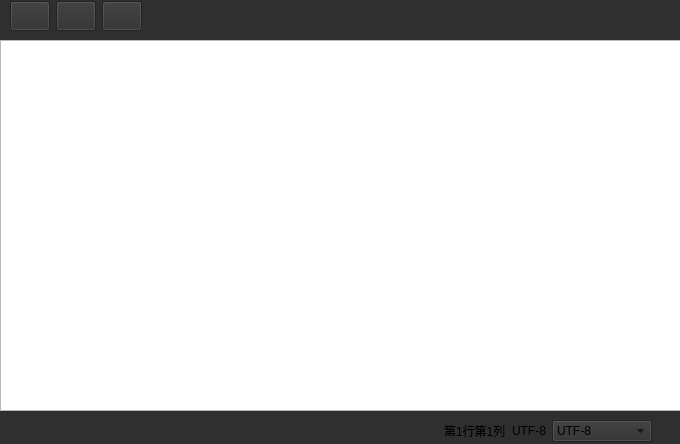
<?xml version="1.0" encoding="UTF-8"?>
<ui version="4.0">
 <class>Widget</class>
 <widget class="QWidget" name="Widget">
  <property name="geometry">
   <rect>
    <x>0</x>
    <y>0</y>
    <width>680</width>
    <height>444</height>
   </rect>
  </property>
  <property name="windowTitle">
   <string>MynoteBook</string>
  </property>
  <property name="windowIcon">
   <iconset resource="res.qrc">
    <normaloff>:/jishiben/d0.png</normaloff>:/jishiben/d0.png</iconset>
  </property>
  <widget class="QWidget" name="layoutWidget">
   <property name="geometry">
    <rect>
     <x>0</x>
     <y>0</y>
     <width>681</width>
     <height>451</height>
    </rect>
   </property>
   <layout class="QVBoxLayout" name="verticalLayout">
    <property name="spacing">
     <number>0</number>
    </property>
    <item>
     <widget class="QWidget" name="widgetButtons" native="true">
      <property name="minimumSize">
       <size>
        <width>0</width>
        <height>40</height>
       </size>
      </property>
      <property name="styleSheet">
       <string notr="true">background-color: rgb(47, 47, 47);</string>
      </property>
      <widget class="QWidget" name="layoutWidget">
       <property name="geometry">
        <rect>
         <x>10</x>
         <y>0</y>
         <width>661</width>
         <height>32</height>
        </rect>
       </property>
       <layout class="QHBoxLayout" name="horizontalLayout">
        <item>
         <widget class="QPushButton" name="btnOpen">
          <property name="minimumSize">
           <size>
            <width>30</width>
            <height>30</height>
           </size>
          </property>
          <property name="styleSheet">
           <string notr="true">QPushButton {border-image: url(:/jishiben/c0.png);}
QPushButton:hover {border-image: url(:/jishiben/c1.png);}
QPushButton:pressed {border-image: url(:/jishiben/c2.png);}</string>
          </property>
          <property name="text">
           <string/>
          </property>
         </widget>
        </item>
        <item>
         <widget class="QPushButton" name="btnSave">
          <property name="minimumSize">
           <size>
            <width>30</width>
            <height>30</height>
           </size>
          </property>
          <property name="styleSheet">
           <string notr="true">QPushButton {border-image: url(:/jishiben/a0.png);}
QPushButton:hover {border-image: url(:/jishiben/a1.png);}
QPushButton:pressed {border-image: url(:/jishiben/a2.png);}</string>
          </property>
          <property name="text">
           <string/>
          </property>
         </widget>
        </item>
        <item>
         <widget class="QPushButton" name="btnClose">
          <property name="minimumSize">
           <size>
            <width>30</width>
            <height>30</height>
           </size>
          </property>
          <property name="styleSheet">
           <string notr="true">QPushButton {border-image: url(:/jishiben/b0.png);}
QPushButton:hover {border-image: url(:/jishiben/b1.png);}
QPushButton:pressed {border-image: url(:/jishiben/b2.png);}</string>
          </property>
          <property name="text">
           <string/>
          </property>
         </widget>
        </item>
        <item>
         <spacer name="horizontalSpacer">
          <property name="orientation">
           <enum>Qt::Horizontal</enum>
          </property>
          <property name="sizeHint" stdset="0">
           <size>
            <width>40</width>
            <height>20</height>
           </size>
          </property>
         </spacer>
        </item>
       </layout>
      </widget>
     </widget>
    </item>
    <item>
     <widget class="MyTextEdit" name="textEdit">
      <property name="sizePolicy">
       <sizepolicy hsizetype="Expanding" vsizetype="Expanding">
        <horstretch>0</horstretch>
        <verstretch>0</verstretch>
       </sizepolicy>
      </property>
     </widget>
    </item>
    <item>
     <widget class="QWidget" name="widgetBotton" native="true">
      <property name="minimumSize">
       <size>
        <width>0</width>
        <height>40</height>
       </size>
      </property>
      <property name="styleSheet">
       <string notr="true">background-color: rgb(47, 47, 47);</string>
      </property>
      <layout class="QHBoxLayout" name="horizontalLayout_3">
       <item>
        <layout class="QHBoxLayout" name="horizontalLayout_2">
         <item>
          <spacer name="horizontalSpacer_3">
           <property name="orientation">
            <enum>Qt::Horizontal</enum>
           </property>
           <property name="sizeHint" stdset="0">
            <size>
             <width>40</width>
             <height>20</height>
            </size>
           </property>
          </spacer>
         </item>
         <item>
          <widget class="QLabel" name="labelPosition">
           <property name="text">
            <string>第1行第1列</string>
           </property>
          </widget>
         </item>
         <item>
          <widget class="QLabel" name="labelCode">
           <property name="text">
            <string>UTF-8</string>
           </property>
          </widget>
         </item>
         <item>
          <widget class="QComboBox" name="comboBox">
           <property name="minimumSize">
            <size>
             <width>100</width>
             <height>0</height>
            </size>
           </property>
           <item>
            <property name="text">
             <string>UTF-8</string>
            </property>
           </item>
           <item>
            <property name="text">
             <string>UTF-16</string>
            </property>
           </item>
           <item>
            <property name="text">
             <string>GBK</string>
            </property>
           </item>
           <item>
            <property name="text">
             <string>ANSI</string>
            </property>
           </item>
           <item>
            <property name="text">
             <string>GB2312</string>
            </property>
           </item>
          </widget>
         </item>
         <item>
          <spacer name="horizontalSpacer_2">
           <property name="orientation">
            <enum>Qt::Horizontal</enum>
           </property>
           <property name="sizeType">
            <enum>QSizePolicy::Fixed</enum>
           </property>
           <property name="sizeHint" stdset="0">
            <size>
             <width>20</width>
             <height>20</height>
            </size>
           </property>
          </spacer>
         </item>
        </layout>
       </item>
      </layout>
     </widget>
    </item>
   </layout>
  </widget>
 </widget>
 <customwidgets>
  <customwidget>
   <class>MyTextEdit</class>
   <extends>QTextEdit</extends>
   <header location="global">mytextedit.h</header>
  </customwidget>
 </customwidgets>
 <resources>
  <include location="res.qrc"/>
 </resources>
 <connections/>
</ui>
